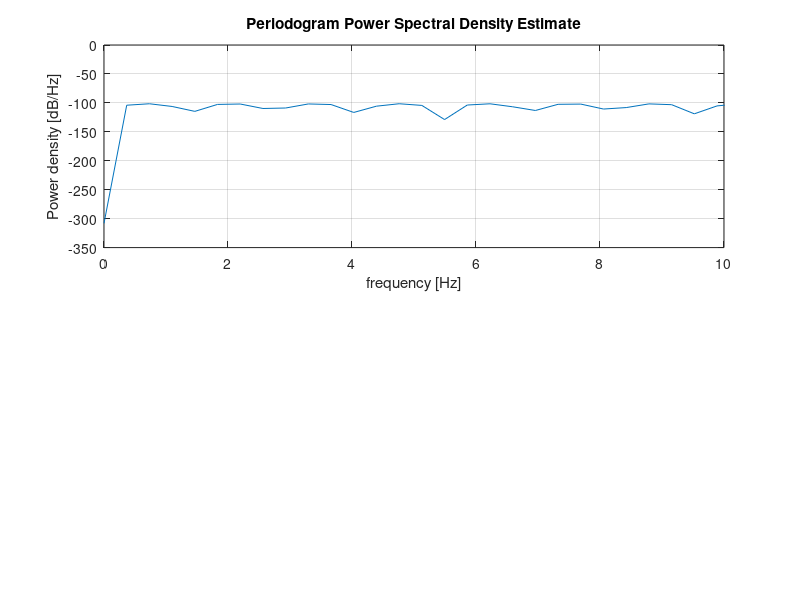

This figure's MATLAB source: (Note: this script raises an error after producing the figure.)

clear;
close all;
clc;

%% Original signal

fs_original = 48000;       % Original sampling frequency
signal_frequency = 7000;   % Signal frequency: 7 kHz
duration = 2;              % Duration in seconds
amplitude = 0.20;          % Keep the volume low

t = 0:1/fs_original:duration-1/fs_original;

x = amplitude * sin(2*pi*signal_frequency*t);

%% Listen to the original signal

disp('Original signal: 7 kHz');

soundsc(x, fs_original);
pause(duration + 1);

%% Select a new sampling frequency

fs_low = 8000;
% The original frequency must be divisible by fs_low
M = fs_original / fs_low;

if mod(M,1) ~= 0
    error('Choose an fs_low value that divides 48000 exactly.');
end

%% Downsample without an anti-aliasing filter

x_alias = x(1:M:end);

nyquist_frequency = fs_low / 2;

fprintf('New sampling frequency: %.0f Hz\n', fs_low);
fprintf('New Nyquist frequency: %.0f Hz\n', nyquist_frequency);

%% Listen to the downsampled signal

disp('Downsampled signal');

soundsc(x_alias, fs_low);

%% Compare the frequency spectra

figure('Color','white');

subplot(2,1,1);

periodogram(x, [], [], fs_original);
xlim([0 10]);
xline(7, '--r', 'Original: 7 kHz', ...
    'LineWidth', 1.5);

title('Original Signal: 7 kHz');
grid on;

subplot(2,1,2);

periodogram(x_alias, [], [], fs_low);
xlim([0 fs_low/2000]);

title(['After Downsampling: f_s = ', ...
    num2str(fs_low/1000), ' kHz']);

grid on;
